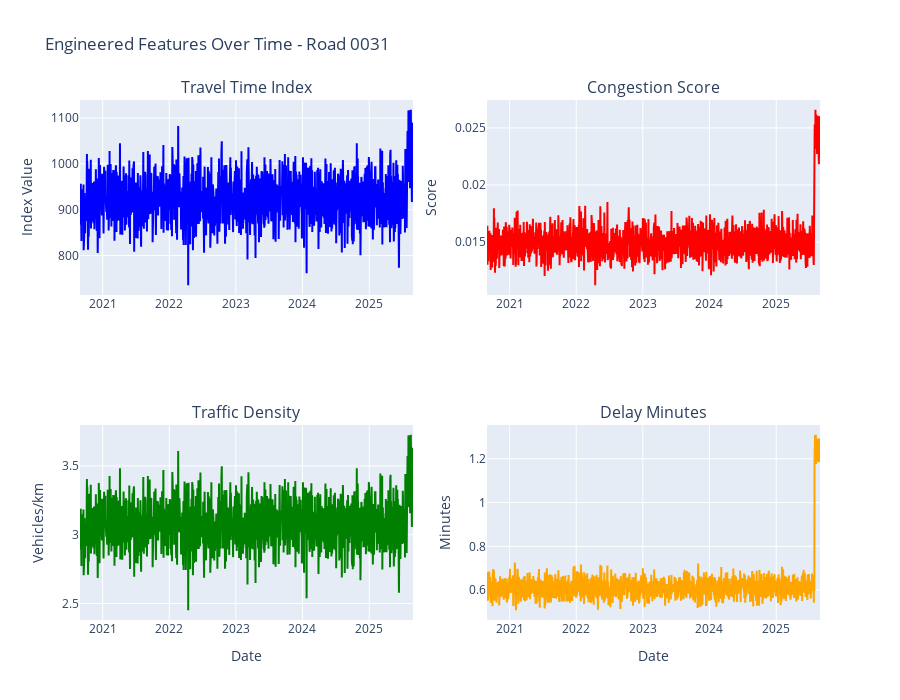

The cell this chart's notebook holds for it:
### Markdown cell above
## 7. Visualize Engineered Features

### Code cell
# Select a sample road for detailed visualization
sample_road = df_merged['road_code'].value_counts().index[0]
df_sample = df_merged[df_merged['road_code'] == sample_road].copy()

# Create subplots for engineered features
fig = make_subplots(
    rows=2, cols=2,
    subplot_titles=(
        'Travel Time Index',
        'Congestion Score',
        'Traffic Density',
        'Delay Minutes'
    ),
    specs=[[{'secondary_y': False}, {'secondary_y': False}],
           [{'secondary_y': False}, {'secondary_y': False}]]
)

# Travel Time Index
daily_tti = df_sample.groupby(df_sample['datetime'].dt.date)['travel_time_index'].mean()
fig.add_trace(
    go.Scatter(x=daily_tti.index, y=daily_tti.values,
               mode='lines', name='Travel Time Index',
               line=dict(color='blue')),
    row=1, col=1
)

# Congestion Score
daily_congestion = df_sample.groupby(df_sample['datetime'].dt.date)['congestion_score'].mean()
fig.add_trace(
    go.Scatter(x=daily_congestion.index, y=daily_congestion.values,
               mode='lines', name='Congestion Score',
               line=dict(color='red')),
    row=1, col=2
)

# Traffic Density
daily_density = df_sample.groupby(df_sample['datetime'].dt.date)['traffic_density'].mean()
fig.add_trace(
    go.Scatter(x=daily_density.index, y=daily_density.values,
               mode='lines', name='Traffic Density',
               line=dict(color='green')),
    row=2, col=1
)

# Delay Minutes
daily_delay = df_sample.groupby(df_sample['datetime'].dt.date)['delay_minutes'].mean()
fig.add_trace(
    go.Scatter(x=daily_delay.index, y=daily_delay.values,
               mode='lines', name='Delay Minutes',
               line=dict(color='orange')),
    row=2, col=2
)

# Update layout
fig.update_xaxes(title_text="Date", row=2, col=1)
fig.update_xaxes(title_text="Date", row=2, col=2)
fig.update_yaxes(title_text="Index Value", row=1, col=1)
fig.update_yaxes(title_text="Score", row=1, col=2)
fig.update_yaxes(title_text="Vehicles/km", row=2, col=1)
fig.update_yaxes(title_text="Minutes", row=2, col=2)

fig.update_layout(
    height=700,
    title_text=f"Engineered Features Over Time - Road {sample_road}",
    showlegend=False
)

fig.show()

### Figure 1 — Plotly figure (JSON) as saved in the notebook; plotly's stock layout.template omitted (floating-point values rounded to 4 significant figures; data arrays with more than 128 entries replaced by an {"elided": "..."} marker saying what was removed)
{"data": [{"line": {"color": "blue"}, "mode": "lines", "name": "Travel Time Index", "type": "scatter", "x": {"elided": "1826 str values"}, "xaxis": "x", "y": {"elided": "1826 float values"}, "yaxis": "y"}, {"line": {"color": "red"}, "mode": "lines", "name": "Congestion Score", "type": "scatter", "x": {"elided": "1826 str values"}, "xaxis": "x2", "y": {"elided": "1826 float values"}, "yaxis": "y2"}, {"line": {"color": "green"}, "mode": "lines", "name": "Traffic Density", "type": "scatter", "x": {"elided": "1826 str values"}, "xaxis": "x3", "y": {"elided": "1826 float values"}, "yaxis": "y3"}, {"line": {"color": "orange"}, "mode": "lines", "name": "Delay Minutes", "type": "scatter", "x": {"elided": "1826 str values"}, "xaxis": "x4", "y": {"elided": "1826 float values"}, "yaxis": "y4"}], "layout": {"annotations": [{"font": {"size": 16}, "showarrow": false, "text": "Travel Time Index", "x": 0.225, "xanchor": "center", "xref": "paper", "y": 1, "yanchor": "bottom", "yref": "paper"}, {"font": {"size": 16}, "showarrow": false, "text": "Congestion Score", "x": 0.775, "xanchor": "center", "xref": "paper", "y": 1, "yanchor": "bottom", "yref": "paper"}, {"font": {"size": 16}, "showarrow": false, "text": "Traffic Density", "x": 0.225, "xanchor": "center", "xref": "paper", "y": 0.375, "yanchor": "bottom", "yref": "paper"}, {"font": {"size": 16}, "showarrow": false, "text": "Delay Minutes", "x": 0.775, "xanchor": "center", "xref": "paper", "y": 0.375, "yanchor": "bottom", "yref": "paper"}], "height": 700, "showlegend": false, "title": {"text": "Engineered Features Over Time - Road 0031"}, "xaxis": {"anchor": "y", "domain": [0, 0.45]}, "xaxis2": {"anchor": "y2", "domain": [0.55, 1]}, "xaxis3": {"anchor": "y3", "domain": [0, 0.45], "title": {"text": "Date"}}, "xaxis4": {"anchor": "y4", "domain": [0.55, 1], "title": {"text": "Date"}}, "yaxis": {"anchor": "x", "domain": [0.625, 1], "title": {"text": "Index Value"}}, "yaxis2": {"anchor": "x2", "domain": [0.625, 1], "title": {"text": "Score"}}, "yaxis3": {"anchor": "x3", "domain": [0, 0.375], "title": {"text": "Vehicles/km"}}, "yaxis4": {"anchor": "x4", "domain": [0, 0.375], "title": {"text": "Minutes"}}}}
